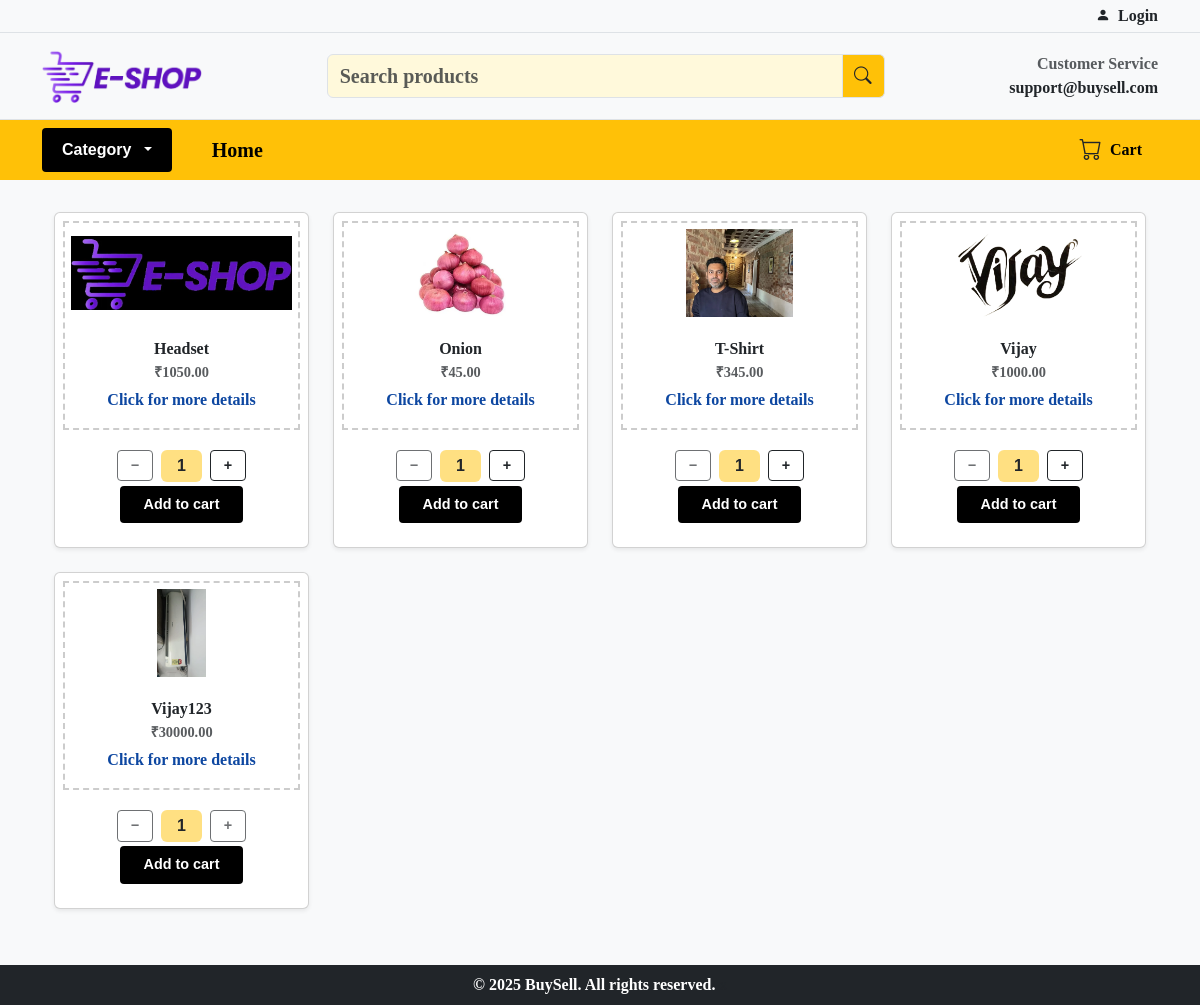
The page / on the database its author committed.
### models.py (models this page shows)
class SiteSetting(db.Model):
    id = db.Column(db.Integer, primary_key=True)
    site_title = db.Column(db.String(100))
    tagline = db.Column(db.String(150))
    support_phone = db.Column(db.String(20))
    support_email = db.Column(db.String(100))
    footer_note = db.Column(db.String(200))
    email_notify = db.Column(db.Boolean, default=True)
    sms_notify = db.Column(db.Boolean, default=True)

class Product(db.Model):
    id = db.Column(db.Integer, primary_key=True)
    name = db.Column(db.String(100), nullable=False)
    price = db.Column((db.Float), nullable=False)
    stock = db.Column((db.Integer), nullable=False)
    image = db.Column(db.String(200))
    category_id = db.Column(db.Integer, db.ForeignKey('category.id'))
    sub_category_id = db.Column(db.Integer, db.ForeignKey('sub_category.id'),nullable=True)
    category = db.relationship('Category', backref='products')
    sub_category = db.relationship('SubCategory', backref='products')
    description = db.Column(db.Text)
    shipping_charge = db.Column(db.Float, default=0.0)

### app.py (the view)
@app.route('/')
def home():
    if session.get('is_admin'):
        return redirect(url_for('admin_dashboard'))
    page = request.args.get('page', 1, type=int)
    category_id = request.args.get('category_id', type=int)
    sub_category_id = request.args.get('sub_category_id', type=int)
    search_query = request.args.get('q', '').strip()
    products_query = Product.query.filter(Product.stock > 0)
    if sub_category_id:
        products_query = products_query.filter(Product.sub_category_id == sub_category_id)
    elif category_id:
        products_query = products_query.filter(Product.category_id == category_id)
    if search_query:
        products_query = products_query.filter(Product.name.ilike(f"%{search_query}%"))
    products_query = products_query.order_by(Product.name.asc())
    pagination = products_query.paginate(page=page, per_page=12)
    products = pagination.items
    categories = Category.query.all()
    if 'customer_id' in session:
        return render_template('customer/customer.html', products=products, categories=categories, pagination=pagination)
    else:
        return render_template('home.html', products=products, categories=categories, pagination=pagination)

### app.py (called while the page is built)
@app.context_processor
def inject_categories():
    categories = Category.query.order_by(Category.name).all()
    return dict(categories=categories)

@app.context_processor
def inject_settings():
    return {'site_settings': SiteSetting.query.first()}

### templates/home.html
{% extends 'layout.html' %}
{% block content %}
{% include 'partials/product_grid.html' %}
{% endblock %}

### templates/Partials/header.html (shortened to what this page needs)
<div class="top-bar bg-light py-1 small text-muted border-bottom">
  <div class="container d-flex justify-content-between">
<div class="d-flex align-items-center">
  {% if session.get('is_admin') %}
    <i class="bi bi-person-fill me-2"></i>
    <span class="text-dark fw-bold text-decoration-none d-flex align-items-center">Admin</span>
    <span class="mx-2 fw-bold" style="font-size: 1.2rem;">|</span>
    <a href="/logout" class="text-danger fw-bold text-decoration-none d-flex align-items-center">
      <span>Logout</span>
    </a>
  {% else %}
    <a href="/login" class="text-dark text-decoration-none d-flex align-items-center">
      <i class="bi bi-person-fill me-2"></i> <span class="label-style">Login</span>
    </a>
  {% endif %}
</div>
  </div>
</div>
<div class="main-header py-3 border-bottom">
  <div class="container d-flex justify-content-between align-items-center">
     <div class="logo"><img src="{{ url_for('static', filename='images/Logo.png') }}"></div>
     {% if not session.get('admin') %}
<form action="/" method="GET" class="w-50 mx-auto">
  <div class="input-group">
    <input type="text" name="q" class="form-control menu-style" placeholder="Search products" value="{{ request.args.get('q', '') }}">
    <button class="input-group-text bg-warning text-dark" type="submit">
      <i class="bi bi-search"></i>
    </button>
  </div>
</form>
    {% endif %}
    <div class="text-end">
      <div class="small text-muted label-style">Customer Service</div>
      <div class="fw-bold fs-8 label-style"> {{ site_settings.support_email }} </div>
    </div>
  </div>
</div>
<div class="menu-bar bg-warning py-2">
  <div class="container d-flex align-items-center">
    {% if not session.get('admin') %}
<div class="dropdown me-4">
  <button class="shop-category-btn dropdown-toggle" type="button" data-bs-toggle="dropdown">
    Category
  </button>
</div>
    <ul class="nav me-auto">
      <li class="nav-item"><a class="nav-link" href="/"><label class="menu-style">Home</label></a></li>
    </ul>
    <div class="d-flex align-items-center">
<a href="/cart" class="cart-link d-flex align-items-center text-decoration-none text-dark me-3 position-relative">
  <i class="bi bi-cart" style="font-size: 1.4rem;"></i>
  <span class="ms-2 menu-style">Cart</span>
</a>
{% endif %}
    </div>
  </div>
</div>

### templates/Partials/product_grid.html (shortened to what this page needs)
<div class="container py-2">
  <div class="row g-4">
    {% for p in products %}
    <div class="col-6 col-sm-4 col-md-3">
      <div class="card h-100 shadow-sm">
        <div class="product-click-area" id="add-card"
             data-product='{{ {
               "id": p.id,
               "name": p.name,
               "price": p.price,
               "stock": p.stock,
               "shipping_charge": p.shipping_charge,
               "description": p.description,
               "image": p.image
             } | tojson | safe }}'
             >
          <img src="{{ url_for('static', filename='images/' ~ p.image) }}" class="card-img-top" alt="{{ p.name }}" style="height: 150px; object-fit: contain;">
          <div class="card-body text-center">
            <h5 class="card-title menu-style">{{ p.name }}</h5>
            <p class="card-text text-muted menu-style">₹{{ "%.2f"|format(p.price) }}</p>
            <small style="color: #0d47a1;" class="fw-semibold label-style">Click for more details</small>
          </div>
        </div>
        <div class="card-body text-center">
          <div class="my-1 d-flex justify-content-center gap-2 align-items-center">
            <button class="btn btn-sm btn-outline-dark fw-bold qty-minus" data-id="{{ p.id }}">−</button>
            <span id="qty-{{ p.id }}" class="px-3 py-1 bg-warning bg-opacity-50 rounded fw-semibold">1</span>
            <button class="btn btn-sm btn-outline-dark fw-bold qty-plus" data-id="{{ p.id }}" data-stock="{{ p.stock }}">+</button>
          </div>
          <button type="button" class="btn btn-dark px-4 py-2 fw-semibold add-cart-btn" data-id="{{ p.id }}">
            Add to cart
          </button>
        </div>
      </div>
    </div>
    {% else %}
      <p class="text-muted text-center menu-style">No products found.</p>
    {% endfor %}
  </div>
</div>

### templates/Partials/footer.html
<footer class="bg-dark text-white py-2 mt-4">
  <div class="container text-center">
    <label class="label-style">&copy; {{ site_settings.footer_note }}. All rights reserved.</label>
    <small class="text-muted">x</small>
  </div>
</footer>

### static/style.css (style rules this page uses)
html, body { height: 100%; margin: 0; display: flex; flex-direction: column; }
body { font-family: Arial, sans-serif; background-color: #f8f9fa; }
.label-style { font-family: "Garamond", serif; font-size: 1rem; font-weight: 600; }
.menu-style { font-family: "Garamond", serif; font-size: 1.25rem; font-weight: 600; }
.shop-category-btn { background-color: #000 !important; color: #fff !important; border: none; border-radius: 4px; }
.shop-category-btn { background-color: #000; color: #fff; font-weight: 600; font-size: 1rem; border: none; padding: 10px 20px; border-radius: 4px; }
.product-click-area { cursor: pointer; }
.add-cart-btn { cursor: default !important; }
.card.h-100 { padding: 0.5rem; font-size: 0.92rem; }
.card-img-top { height: 100px !important; object-fit: contain; padding: 6px; }
.card-body .btn { padding: 4px 12px; font-size: 0.85rem; }
.card-title { font-size: 1rem; margin-bottom: 0.25rem; }
.card-text { font-size: 0.9rem; margin-bottom: 0.25rem; }
#add-card { cursor: pointer; border: 2px dashed #ccc; transition: background-color 0.2s ease; }
.logo img { width: 160px; height: auto; object-fit: contain; }
.menu-bar .nav-link { padding: 0 1rem; font-weight: 600; }
.card .btn { font-size: 0.9rem; }
.card span { font-weight: 500; font-size: 1rem; }
.card img { object-fit: contain; height: 200px; }
.card-body .btn { white-space: nowrap; }
.input-group-text { border-left: none; cursor: pointer; }
.input-group-text i { font-size: 1.1rem; }
.dropdown-toggle::after { margin-left: 0.5rem; }
.btn-dark { background-color: #000; color: #fff; border: none; border-radius: 4px; }
form input[type="text"], form input[type="email"], form input[type="password"], form textarea { background-color: #fff9db; }
.cart-link span, .track-link span { font-weight: 600; font-size: 1rem; color: #000; }
.menu-bar .nav-link, .cart-link span, .track-link span { font-weight: 600; font-size: 1rem; color: #000; }
.qty-minus, .qty-plus { min-width: 36px; font-weight: bold; cursor: default !important; }

### rows shown on the page
SiteSetting: support_email "support@buysell.com", footer_note "2025 BuySell"
Product: image (picture), name "Headset", price "1050.00"
Product: image+name (picture), name "Onion", price "45.00"
Product: image (picture), name "T-Shirt", price "345.00"
Product: image (picture), name "Vijay", price "1000.00"
Product: image (picture), name "Vijay123", price "30000.00"
